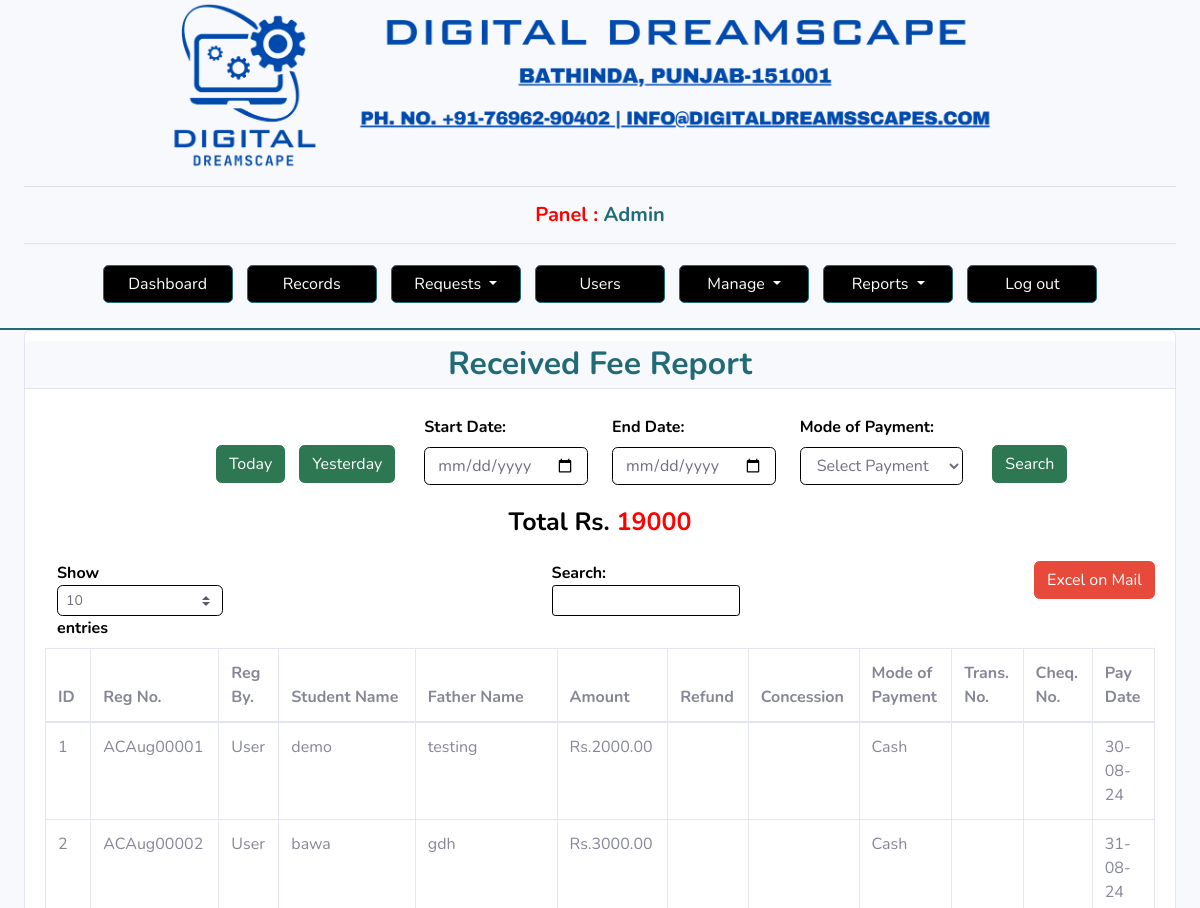
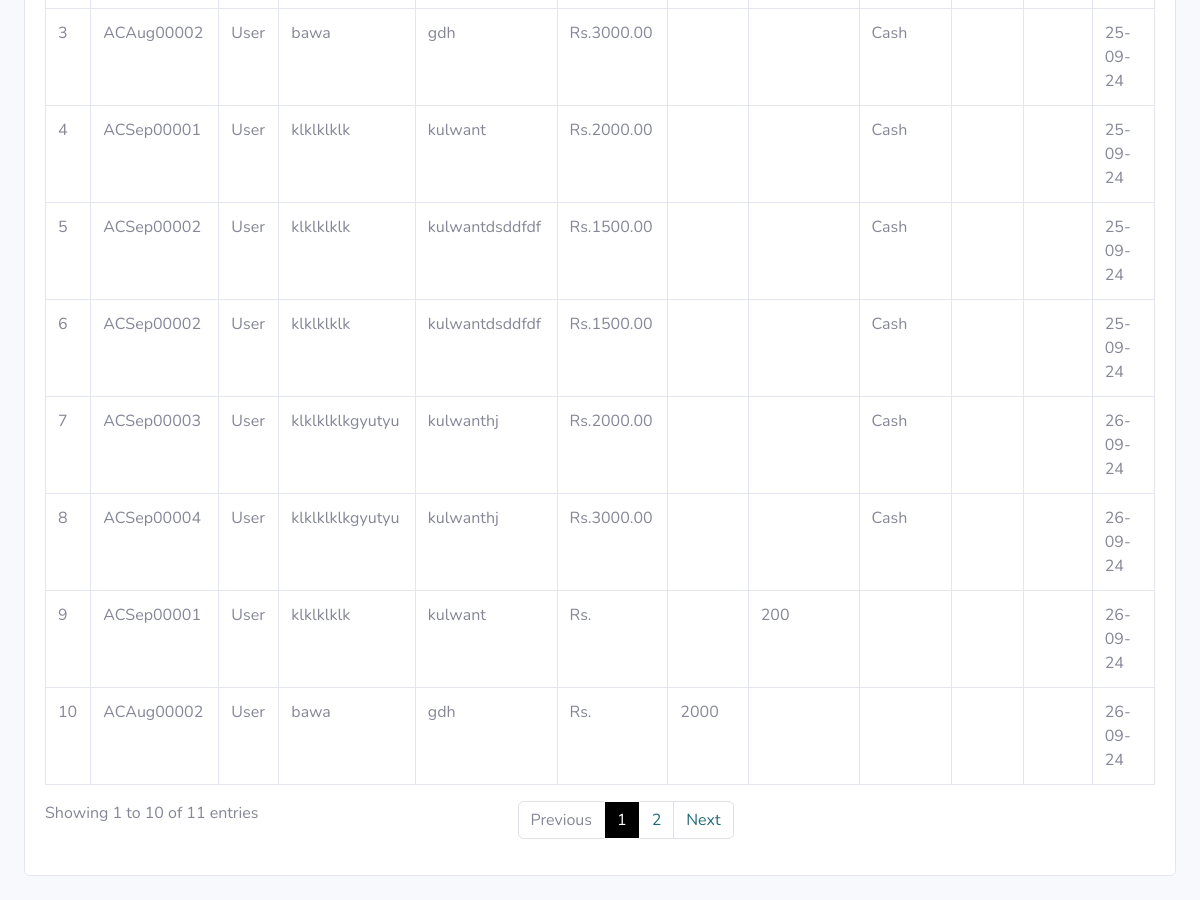
/adminpanel/allfilterreport.php (signed in), run on the app's committed database (2 pictures, top to bottom).
### tables this page shows
CREATE TABLE `emis` (
  `id` int(11) NOT NULL,
  `regno` varchar(100) DEFAULT NULL,
  `stuname` varchar(100) DEFAULT NULL,
  `fname` varchar(100) DEFAULT NULL,
  `amt` varchar(100) DEFAULT NULL,
  `refund` text DEFAULT NULL,
  `concession` varchar(100) DEFAULT NULL,
  `paydate` varchar(100) DEFAULT NULL,
  `mop` varchar(100) DEFAULT NULL,
  `refno` text DEFAULT NULL,
  `tranno` varchar(100) DEFAULT NULL,
  `cheqno` varchar(100) DEFAULT NULL,
  `remarks` varchar(100) DEFAULT NULL,
  `status` text NOT NULL,
  `regby` text DEFAULT NULL,
  `disablests` text NOT NULL DEFAULT '0',
  `apr_date` text DEFAULT NULL
);

### adminpanel/allfilterreport.php (the view, shortened to what this page needs)
<?php
include('session.php');
$today = date('Y-m-d');
$yesterday = date('Y-m-d', strtotime('-1 day'));
?>
<!DOCTYPE html>
<html lang="en">
<head>
   <link href="vendor/fontawesome-free/css/all.min.css" rel="stylesheet" type="text/css">
   <link href="css/sb-admin-2.min.css" rel="stylesheet">
</head>
<body id="page-top">
   <div id="wrapper">
      <div id="content-wrapper" class="d-flex flex-column">
         <div id="content">
            <?php include("header.php"); ?>
            <div class="container-fluid">
               <div class="card mb-4">
                  <div class="card-header py-3">
                     <h2 class="m-0 font-weight-bold text-primary" style="text-align:center;">Received Fee Report</h2>
                  </div>
                  <form method="get" action="">
                     <div class="container-fluid">
                        <div class="form-group row">
                           <div class="col-sm-4" style="text-align:right;">
                              <a href="?start_date=<?php echo $today; ?>&end_date=<?php echo $today; ?>" class="btn btn-success"  style="margin-top: 30px;">Today</a>
                              <a href="?start_date=<?php echo $yesterday; ?>&end_date=<?php echo $yesterday; ?>" class="btn btn-success" style="margin-top: 30px;">Yesterday</a>
                           </div>
                           <div class="col-sm-2">
                              <label for="start_date">Start Date:</label>
                              <input type="date" id="start_date" name="start_date" class="form-control form-control-user">
                           </div>
                           <div class="col-sm-2">
                              <label for="end_date">End Date:</label>
                              <input type="date" id="end_date" name="end_date" class="form-control form-control-user">
                           </div>
                           <div class="col-sm-2">
                              <label for="mop">Mode of Payment:</label>
                              <select id="mop" name="mop" class="form-control form-control-user">
                                 <option value="">Select Payment Mode</option>
                              </select>
                           </div>
                           <div class="col-sm-2">
                              <input style="margin-top:30px;" type="submit" value="Search" class="btn btn-success">
                           </div>
                        </div>
                     </div>
                  </form>
				  <?php
                        $sql = "SELECT * FROM emis ";
                        $sql .= " ORDER BY id ASC";
                        $query = mysqli_query($conn, $sql);
                        $i = 0;
                        $total_amt = 0;
                        ?>
                       <div style="text-align: center;color: black;font-weight: bold;font-size: 25px;"> Total Rs. <span style="color: red;font-weight: bold;"><?php
                        while ($show = mysqli_fetch_array($query)) {
                           $total_amt += $show['amt'];
                        }
                        echo $total_amt;
                        ?></span>
						</div>
                  <div class="card-body">
                     <div class="table-responsive">
                        <?php
                        $export_url = "exportrecivedall.php";
                        ?>
                        <a type="button" href="<?php echo $export_url; ?>" style="float:right;" class="btn btn-danger">Excel on Mail</a>
                        <table class="table table-bordered" id="dataTable" width="100%" cellspacing="0">
                           <thead>
                              <tr>
                                 <th>ID</th>
                                 <th>Reg No.</th>
                                 <th>Reg By.</th>
                                 <th>Student Name</th>
                                 <th>Father Name</th>
                                 <th>Amount</th>
                                 <th>Refund</th>
                                 <th>Concession</th>
                                 <th>Mode of Payment</th>
                                 <th>Trans. No.</th>
                                 <th>Cheq. No.</th>
                                 <th>Pay Date</th>
                              </tr>
                           </thead>
                           <tbody>
                              <?php
                              $query = mysqli_query($conn, $sql);
                              while ($show = mysqli_fetch_array($query)) {
                                 $i++;
                              ?>
                                 <tr>
                                    <td><?php echo $i; ?></td>
                                    <td><?php echo $show['regno']; ?></td>
                                    <td><?php echo $show['regby']; ?></td>
                                    <td><?php echo $show['stuname']; ?></td>
                                    <td><?php echo $show['fname']; ?></td>
                                    <td>Rs.<?php echo $show['amt']; ?></td>
                                    <td><?php echo $show['refund']; ?></td>
                                    <td><?php echo $show['concession']; ?></td>
                                    <td><?php echo $show['mop']; ?></td>
                                    <td><?php echo $show['tranno']; ?></td>
                                    <td><?php echo $show['cheqno']; ?></td>
                                    <td><?php echo $show['paydate']; ?></td>
                                 </tr>
                              <?php } ?>
                           </tbody>
                        </table>
                     </div>
                  </div>
               </div>
            </div>
         </div>
      </div>

### adminpanel/allfilterreport.php (style rules this page uses)
.btn-success { color: #fff; background-color: #2d7752; border-color: #2d7752; margin: 5px; }
label { font-weight: bold; color: black; }
.form-control { border: solid 1px black; }

### adminpanel/header.php (style rules this page uses)
label { font-weight:bold; color:black; }
.form-control { border:solid 1px black; }
.card-header { padding: 4px !important; margin-bottom: 26px !important; margin-top: 10px; }

### data on the page
emis: regno "ACAug00001", regby "User", stuname "demo", fname "testing", amt "2000.00", mop "Cash", paydate "30-08-24"
emis: regno "ACAug00002", regby "User", stuname "bawa", fname "gdh", amt "3000.00", mop "Cash", paydate "31-08-24"
emis: regno "ACAug00002", regby "User", stuname "bawa", fname "gdh", amt "3000.00", mop "Cash", paydate "25-09-24"
emis: regno "ACSep00001", regby "User", stuname "klklklklk", fname "kulwant", amt "2000.00", mop "Cash", paydate "25-09-24"
emis: regno "ACSep00002", regby "User", stuname "klklklklk", fname "kulwantdsddfdf", amt "1500.00", mop "Cash", paydate "25-09-24"
emis: regno "ACSep00002", regby "User", stuname "klklklklk", fname "kulwantdsddfdf", amt "1500.00", mop "Cash", paydate "25-09-24"
emis: regno "ACSep00003", regby "User", stuname "klklklklkgyutyu", fname "kulwanthj", amt "2000.00", mop "Cash", paydate "26-09-24"
emis: regno "ACSep00004", regby "User", stuname "klklklklkgyutyu", fname "kulwanthj", amt "3000.00", mop "Cash", paydate "26-09-24"
emis: regno "ACSep00001", regby "User", stuname "klklklklk", fname "kulwant", concession "200", paydate "26-09-24"
emis: regno "ACAug00002", regby "User", stuname "bawa", fname "gdh", refund "2000", paydate "26-09-24"

### other printed values
$total_amt "19000"
